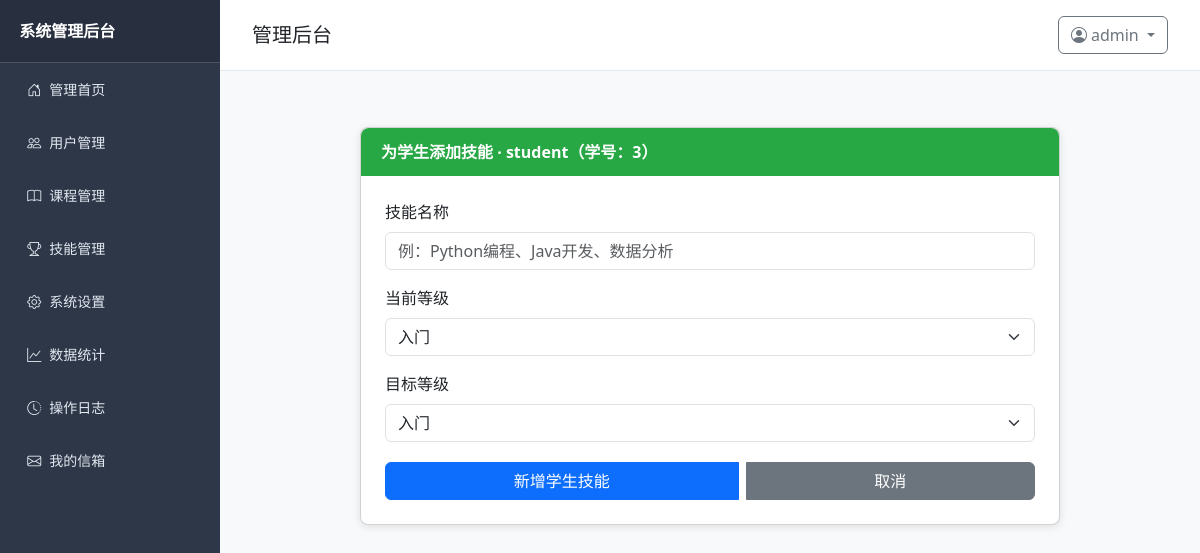
Screenshot of /admin/student/3/add_skill (signed in) with the database file from the repository.
### models.py (models this page shows, shortened)
class User(UserMixin, db.Model):
    __tablename__ = 'user'
    id = db.Column(db.Integer, primary_key=True)
    username = db.Column(db.String(50), unique=True, nullable=False)
    role = db.Column(db.SmallInteger, default=0)  # 0=学生, 1=教师, 2=管理员
    create_time = db.Column(db.DateTime, default=datetime.now)
    password_hash = db.Column(db.String(128))
    teacher_info = db.relationship('Teacher', backref='user', uselist=False, lazy=True, cascade="all, delete-orphan")

### routes/admin.py (the view, shortened to what this page needs)
@admin_bp.route('/student/<int:student_id>/add_skill', methods=['GET', 'POST'])
@login_required
def add_student_skill(student_id):
    if current_user.role != 2:
        flash('无管理员权限！', 'danger')
        return redirect(url_for('auth.dashboard'))
    student = User.query.filter_by(id=student_id, role=0).first_or_404()
    form = SkillForm()
    form.submit.label.text = '新增学生技能'
    return render_template('admin/add_student_skill.html',
                           student=student,
                           form=form)

### routes/admin.py
class SkillForm(FlaskForm):
    name = StringField('技能名称', validators=[DataRequired(), Length(min=2, max=50)])
    current_level = SelectField('当前等级',
                                choices=[(1, '入门'), (2, '基础'), (3, '熟练'), (4, '精通'), (5, '专家')],
                                coerce=int,
                                validators=[DataRequired()])
    target_level = SelectField('目标等级',
                               choices=[(1, '入门'), (2, '基础'), (3, '熟练'), (4, '精通'), (5, '专家')],
                               coerce=int,
                               validators=[DataRequired()])
    submit = SubmitField('添加技能')

### app.py (called while the page is built)
@login_manager.user_loader
def load_user(user_id):
    return User.query.get(int(user_id))

### templates/admin/add_student_skill.html (shortened to what this page needs)
{% extends 'base.html' %}
{% block content %}
<div class="container mt-4">
    <div class="card add-skill-card">
        <div class="add-skill-header">
            为学生添加技能 · {{ student.username }}（学号：{{ student.id }}）
        </div>
        <div class="card-body p-4">
            <form method="POST">
                <div class="mb-3">
                    {{ form.name.label(class="form-label") }}
                    {{ form.name(class="form-control", placeholder="例：Python编程、Java开发、数据分析") }}
                </div>
                <div class="mb-3">
                    {{ form.current_level.label(class="form-label") }}
                    {{ form.current_level(class="form-select") }}
                </div>
                <div class="mb-3">
                    {{ form.target_level.label(class="form-label") }}
                    {{ form.target_level(class="form-select") }}
                </div>
                <div class="btn-group d-flex gap-2">
                    {{ form.submit(class="btn btn-primary flex-grow-1") }}
                    <a href="{{ url_for('admin.user_detail', user_id=student.id) }}"
                       class="btn btn-secondary flex-grow-1">取消</a>
                </div>
            </form>
        </div>
    </div>
</div>
{% endblock %}

### templates/base.html (shortened to what this page needs)
<!DOCTYPE html>
<html lang="zh-CN">
<head>
    <link href="https://cdn.jsdelivr.net/npm/bootstrap@5.3.0/dist/css/bootstrap.min.css" rel="stylesheet">
    <link rel="stylesheet" href="https://cdn.jsdelivr.net/npm/bootstrap-icons@1.10.5/font/bootstrap-icons.min.css">
</head>
<body>
    {% if current_user.is_authenticated %}
        {% if current_user.role == 2 %}
        <div class="sidebar">
            <div class="sidebar-header">系统管理后台</div>
            <ul class="nav flex-column">
                <li class="nav-item">
                    <a class="nav-link {% if request.endpoint == 'admin.admin_index' %}active{% endif %}"
                        href="{{ url_for('admin.admin_index') }}">
                        <i class="bi bi-house-door me-2"></i>管理首页
                    </a>
                </li>
                <li class="nav-item">
                    <a class="nav-link {% if request.endpoint == 'admin.user_manage' %}active{% endif %}"
                        href="{{ url_for('admin.user_manage') }}">
                        <i class="bi bi-people me-2"></i>用户管理
                    </a>
                </li>
                <li class="nav-item">
                    <a class="nav-link {% if request.endpoint == 'admin.course_manage' %}active{% endif %}"
                        href="{{ url_for('admin.course_manage') }}">
                        <i class="bi bi-book me-2"></i>课程管理
                    </a>
                </li>
                <li class="nav-item">
                    <a class="nav-link {% if request.endpoint == 'admin.skill_manage' %}active{% endif %}"
                        href="{{ url_for('admin.skill_manage') }}">
                        <i class="bi bi-trophy me-2"></i>技能管理
                    </a>
                </li>
                <li class="nav-item">
                    <a class="nav-link {% if request.endpoint == 'admin.system_setting' %}active{% endif %}"
                        href="{{ url_for('admin.system_setting') }}">
                        <i class="bi bi-gear me-2"></i>系统设置
                    </a>
                </li>
                <li class="nav-item">
                    <a class="nav-link {% if request.endpoint == 'admin.data_analysis' %}active{% endif %}"
                        href="{{ url_for('admin.data_analysis') }}">
                        <i class="bi bi-graph-up me-2"></i>数据统计
                    </a>
                </li>
                <li class="nav-item">
                    <a class="nav-link {% if request.endpoint == 'admin.system_logs' %}active{% endif %}"
                        href="{{ url_for('admin.system_logs') }}">
                        <i class="bi bi-clock-history me-2"></i>操作日志
                    </a>
                </li>
                <li class="nav-item">
                    <a class="nav-link {% if request.endpoint == 'student.mailbox_index' %}active{% endif %}"
                        href="{{ url_for('student.mailbox_index') }}">
                        <i class="bi bi-envelope me-2"></i>我的信箱
                    </a>
                </li>
            </ul>
        </div>
        {% endif %}
    {% endif %}
    <div class="content-wrapper {% if not current_user.is_authenticated %}full-width{% endif %}">
        <div class="content-header">
            <h5 class="mb-0">
                {% block content_title %}
                    {% if not current_user.is_authenticated %}
                        系统登录
                    {% elif current_user.role == 0 %}
                        学生首页
                    {% elif current_user.role == 1 %}
                        教师首页
                    {% elif current_user.role == 2 %}
                        管理后台
                    {% endif %}
                {% endblock %}
            </h5>
            {% if current_user.is_authenticated %}
            <div class="user-dropdown dropdown">
                <button class="btn btn-outline-secondary dropdown-toggle" type="button" data-bs-toggle="dropdown" aria-expanded="false">
                    <i class="bi bi-person-circle me-1"></i>{{ current_user.username }}
                </button>
            </div>
            {% endif %}
        </div>
        <div class="content-body">
            {% block content %}{% endblock %}
        </div>
    </div>
</body>
</html>

### templates/base.html (style rules this page uses)
body { display: flex; min-height: 100vh; margin: 0; background-color: #f8f9fa; }
.sidebar { width: 220px; background-color: #2d3748; color: white; flex-shrink: 0; transition: all 0.3s ease; }
.sidebar .sidebar-header { padding: 1.2rem; font-weight: bold; font-size: 16px; border-bottom: 1px solid #4a5568; background-color: #283040; }
.sidebar .nav-link { color: #e2e8f0; padding: 0.8rem 1.2rem; border-radius: 0.3rem; margin: 0.2rem 0.5rem; font-size: 14px; }
.content-wrapper { flex-grow: 1; overflow-y: auto; }
.content-header { padding: 1rem 2rem; background-color: white; border-bottom: 1px solid #e2e8f0; display: flex; justify-content: space-between; align-items: center; }
.content-body { padding: 2rem; }

### templates/admin/add_student_skill.html (style rules this page uses)
.add-skill-card { border-radius: 8px; box-shadow: 0 2px 8px rgba(0,0,0,0.1); max-width: 700px; margin: 0 auto; }
.add-skill-header { border-radius: 8px 8px 0 0; background-color: #28a745; color: white; padding: 12px 20px; font-weight: 600; font-size: 16px; }
.form-label { font-weight: 500; margin-bottom: 8px; }
.btn-group { margin-top: 20px; }

### rows the page displays
User: username "admin"
User: username "student", id "3"
